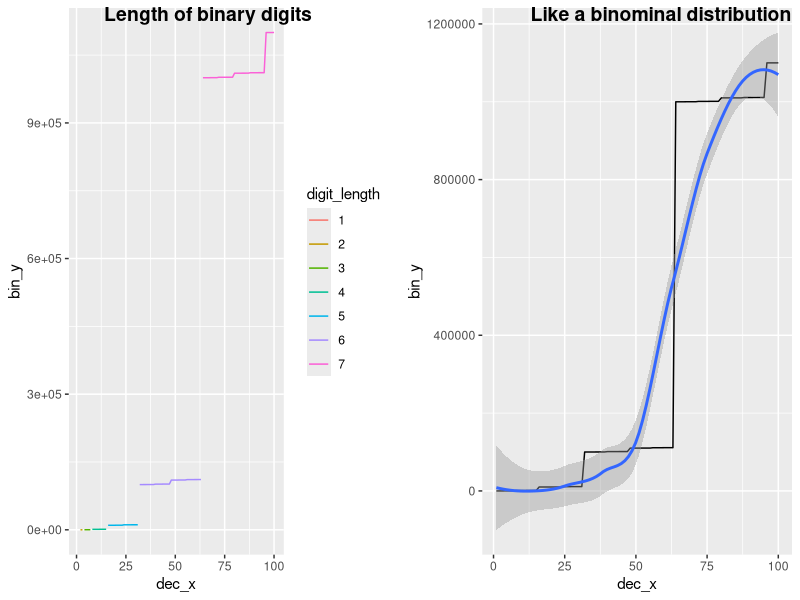

Source code (R):
##########################################
# 
# Plotting decimal to binary conversion
# 
# Series:
# Little Useless-useful R functions #39
# Created: June 20, 2022
# Author: Tomaz Kastrun
# Blog: tomaztsql.wordpress.com
# V.1.0

# Changelog: 
#        
###########################################


## Function to convert binary to decimal
bin2dec <- function(bin){
  
  bin_ss <- as.numeric(strsplit(as.character(bin),"")[[1]])
  pwr <- c((length(bin_ss)-1):0)
  res <- 0
  for (i in 1:length(bin_ss)){
    res <- res + bin_ss[i]*(2**pwr[i])
  }

return(paste("Binary", bin, "is ",res," in decimal"))
}


## Function to convert decimal to binary
dec2bin <- function(dec){
  dec_start <- dec
  str <- ''
  while (dec > 0) {
      if ((dec %% 2)==1){
        str <- paste0(str, '1')
      } else { #((dec %% 2)==0)
        str <- paste0(str, '0')
      }
    dec <- floor(dec/2)
  }
  splits <- strsplit(str, "")[[1]]
  reversed <- rev(splits)
  f_str <- paste(reversed, collapse = "")
  #return(paste("Decimal", dec_start, "is ",f_str," in binary"))
  return(f_str)
}


# Test
bin2dec(11101100)
dec2bin(236)





### Draw scatter plot for the conversion
df <- data.frame(dec_x = 1, bin_y = 1, digit_length=1)

for (i in 2:100){
    d <- c(dec_x = i, bin_Y = dec2bin(i), nchar(dec2bin(i)))
   df <-  rbind(df,d)
}

# change formats
df$dec_x <- as.numeric(df$dec_x)
df$bin_y <- as.numeric(df$bin_y)


library(ggplot2)
library(cowplot)

line <- ggplot(df, aes(x=dec_x, y=bin_y, colour=digit_length)) + geom_line()
line2 <- ggplot(df, aes(x=dec_x, y=bin_y)) + geom_line() + geom_smooth()

plot_grid(line, line2, labels = c("Length of binary digits", "Like a binominal distribution"))
